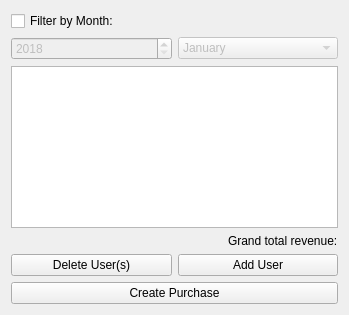
<?xml version="1.0" encoding="UTF-8"?>
<ui version="4.0">
 <class>MemberListTab</class>
 <widget class="QWidget" name="MemberListTab">
  <property name="geometry">
   <rect>
    <x>0</x>
    <y>0</y>
    <width>349</width>
    <height>315</height>
   </rect>
  </property>
  <property name="windowTitle">
   <string>Form</string>
  </property>
  <layout class="QVBoxLayout" name="verticalLayout">
   <item>
    <widget class="QCheckBox" name="filterMonthCheckbox">
     <property name="text">
      <string>Filter by Month:</string>
     </property>
    </widget>
   </item>
   <item>
    <layout class="QHBoxLayout" name="horizontalLayout_2">
     <item>
      <widget class="QSpinBox" name="yearSpinBox">
       <property name="enabled">
        <bool>false</bool>
       </property>
       <property name="minimum">
        <number>2018</number>
       </property>
       <property name="maximum">
        <number>2025</number>
       </property>
      </widget>
     </item>
     <item>
      <widget class="QComboBox" name="monthComboBox">
       <property name="enabled">
        <bool>false</bool>
       </property>
       <item>
        <property name="text">
         <string>January</string>
        </property>
       </item>
       <item>
        <property name="text">
         <string>February</string>
        </property>
       </item>
       <item>
        <property name="text">
         <string>March</string>
        </property>
       </item>
       <item>
        <property name="text">
         <string>April</string>
        </property>
       </item>
       <item>
        <property name="text">
         <string>May</string>
        </property>
       </item>
       <item>
        <property name="text">
         <string>June</string>
        </property>
       </item>
       <item>
        <property name="text">
         <string>July</string>
        </property>
       </item>
       <item>
        <property name="text">
         <string>August</string>
        </property>
       </item>
       <item>
        <property name="text">
         <string>September</string>
        </property>
       </item>
       <item>
        <property name="text">
         <string>October</string>
        </property>
       </item>
       <item>
        <property name="text">
         <string>November</string>
        </property>
       </item>
       <item>
        <property name="text">
         <string>December</string>
        </property>
       </item>
      </widget>
     </item>
    </layout>
   </item>
   <item>
    <widget class="QTableView" name="memberTable">
     <property name="editTriggers">
      <set>QAbstractItemView::NoEditTriggers</set>
     </property>
     <property name="selectionBehavior">
      <enum>QAbstractItemView::SelectRows</enum>
     </property>
    </widget>
   </item>
   <item alignment="Qt::AlignRight">
    <widget class="QLabel" name="totalRevenue">
     <property name="text">
      <string>Grand total revenue:</string>
     </property>
    </widget>
   </item>
   <item>
    <layout class="QHBoxLayout" name="horizontalLayout">
     <property name="topMargin">
      <number>0</number>
     </property>
     <item>
      <widget class="QPushButton" name="deleteUserButton">
       <property name="text">
        <string>Delete User(s)</string>
       </property>
      </widget>
     </item>
     <item>
      <widget class="QPushButton" name="addUserButton">
       <property name="text">
        <string>Add User</string>
       </property>
      </widget>
     </item>
    </layout>
   </item>
   <item>
    <widget class="QPushButton" name="createPurchaseButton">
     <property name="text">
      <string>Create Purchase</string>
     </property>
    </widget>
   </item>
  </layout>
 </widget>
 <resources/>
 <connections/>
</ui>
